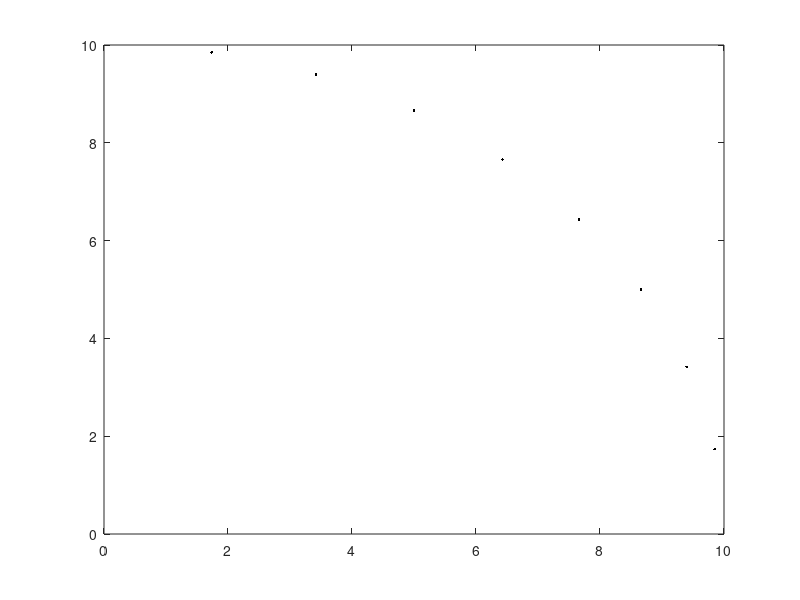
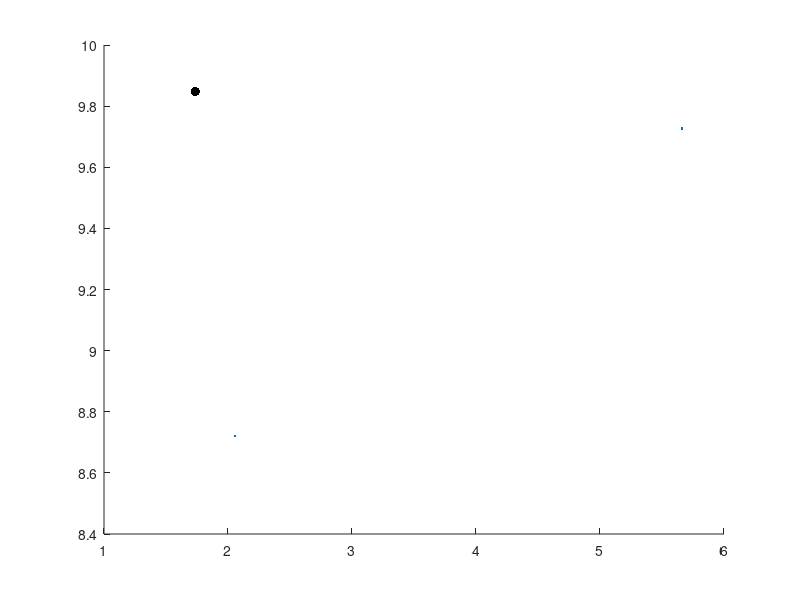

Write MATLAB code to recreate these figures, in order. (Note: this script raises an error after producing the figures.)
% load in data file
load('group_data.mat')

%% calculate target locations

% calculate x and y locations
target_x = 10*cosd(group_data(:,13));
target_y = 10*sind(group_data(:,13));

% rename useful columns of group_data.mat
response_x = group_data(:,6);
response_y = group_data(:,7);

% delete lapses and nans

idx = find(sign(response_x) ~= sign(target_x));
idx = unique([idx; find(sign(response_y) ~= sign(target_y))]);
response_x(idx) = [];
response_y(idx) = [];
target_x(idx) = [];
target_y(idx) = [];

% put them all over to one side
response_x = abs(response_x);
response_y = abs(response_y);
target_x = abs(target_x);
target_y = abs(target_y);

% plot error around every target
figure;
plot(target_x,target_y,'k.')

%% calculating which repsonse goes with which target
data_priority = group_data(:,2);
data_priority(idx) = [];
priorityVec = unique(data_priority); % priority conditio
titleVec = {'low','med','high'};
data_subj = group_data(:,1);
data_subj(idx) = [];
subjVec = unique(data_subj);

for isubj = 1:length(subjVec)
    subjnum = subjVec(isubj);
    
    for ipriority = 1:length(priorityVec);
        priority = priorityVec(ipriority);
        
        figure;
        targets_x = unique(target_x);
        for itarget = 1:length(targets_x);
            currtarget_y = target_y(find(target_x == targets_x(itarget),1,'first')); % value of corresponding y_cordingate
            idxx = target_x == targets_x(itarget);
            idxxx = idxx & (data_priority == priority) & (data_subj == subjnum);
            
            hold on;
            plot(targets_x(itarget),currtarget_y,'k.','MarkerSize',20)
            plot(response_x(idxxx),response_y(idxxx),'.')
            
            % get and plot cov circle for each target
            responses = [response_x(idxxx) response_y(idxxx)];
            covMat = cov(responses);
            circle = bsxfun(@plus,mean(responses),[cos(linspace(0,2*pi,50))' sin(linspace(0,2*pi,50))']*covMat);
            plot(circle(:,1),circle(:,2),'Color',aspencolors('coral')); % plot covariance circle
            
        end
        defaultplot;
        title(['subj' num2str(subjnum) titleVec{ipriority} 'priority'])
        axis equal
        savefig(gcf,['subj' num2str(subjnum) '_' titleVec{ipriority} ])
%         savefig(gcf,['subj' num2str(subjnum) '_' titleVec{ipriority} '.png' ])
    end
end
